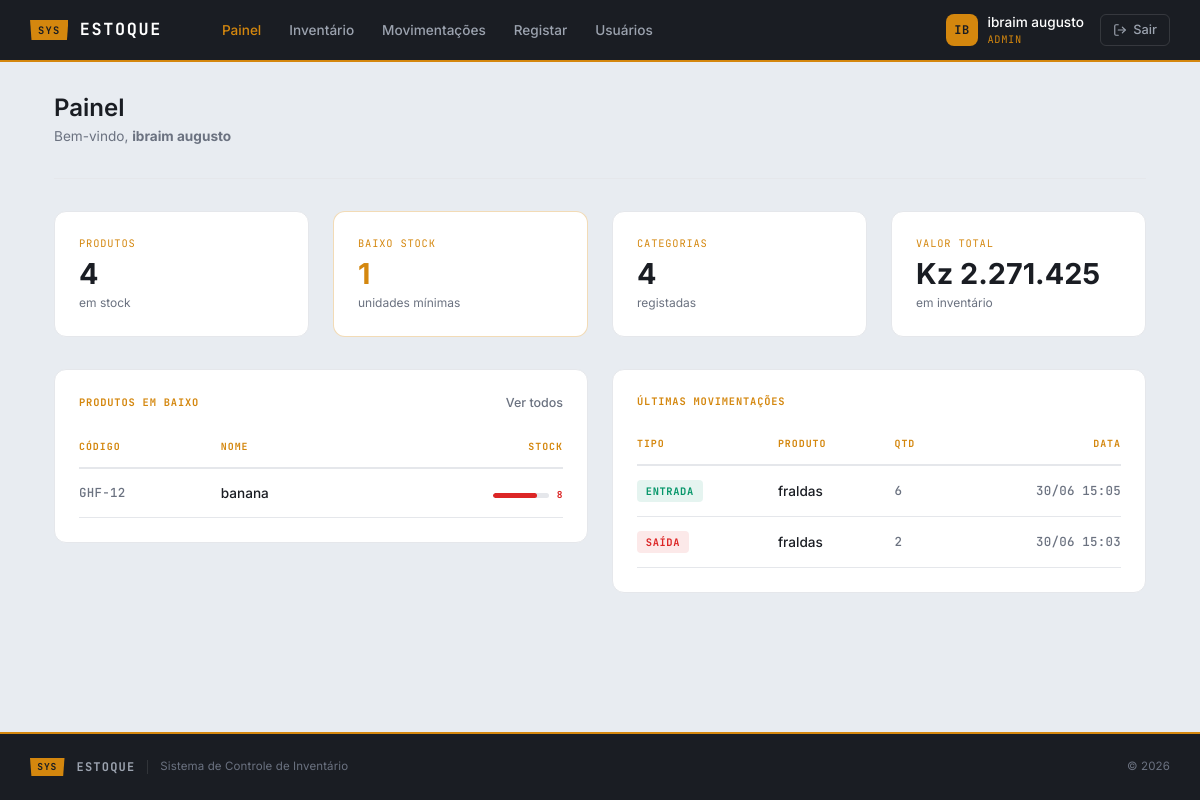
The app's page /pages/dashboard.php (signed in) with its own data.
### tables this page shows
CREATE TABLE `produtos` (
  `id` int(11) NOT NULL,
  `codigo` varchar(20) NOT NULL,
  `nome` varchar(100) NOT NULL,
  `categoria` varchar(100) DEFAULT NULL,
  `preco` decimal(10,2) DEFAULT NULL,
  `quantidade` int(11) DEFAULT 0,
  `categoria_id` int(11) DEFAULT NULL
);

CREATE TABLE `movimentacoes` (
  `id` int(10) UNSIGNED NOT NULL,
  `produto_id` int(11) NOT NULL,
  `usuario_id` int(11) NOT NULL,
  `tipo` enum('entrada','saida') NOT NULL,
  `quantidade` int(11) NOT NULL,
  `descricao` varchar(255) DEFAULT NULL,
  `data_movimento` datetime DEFAULT current_timestamp()
);

### model/Produto.php (called while the page is built, shortened)
<?php
class Produto {
    private $conn;
    public function __construct($conn) {
        $this->conn = $conn;
    }
    public function contarProdutos()
    {
        $sql = "SELECT COUNT(*) AS total FROM produtos";
        $query = $this->conn->prepare($sql);
        $query->execute();
        $result = $query->get_result();
        $row = $result->fetch_assoc();
        return (int)$row['total'];
    }
    public function contarBaixoStock($limite = 10)
    {
        $sql = "SELECT COUNT(*) AS total FROM produtos WHERE quantidade < ?";
        $query = $this->conn->prepare($sql);
        $query->bind_param("i", $limite);
        $query->execute();
        $result = $query->get_result();
        $row = $result->fetch_assoc();
        return (int)$row['total'];
    }
    public function contarCategorias()
    {
        $sql = "SELECT COUNT(*) AS total FROM categorias";
        $query = $this->conn->prepare($sql);
        $query->execute();
        $result = $query->get_result();
        $row = $result->fetch_assoc();
        return (int)$row['total'];
    }
    public function calcularValorTotal()
    {
        $sql = "SELECT COALESCE(SUM(preco * quantidade), 0) AS total FROM produtos";
        $query = $this->conn->prepare($sql);
        $query->execute();
        $result = $query->get_result();
        $row = $result->fetch_assoc();
        return (float)$row['total'];
    }
    public function listarBaixoStock($limite = 10)
    {
        $sql = "SELECT p.*, c.nome AS categoria FROM produtos p LEFT JOIN categorias c ON p.categoria_id = c.id WHERE p.quantidade < ? ORDER BY p.quantidade ASC LIMIT 10";
        $query = $this->conn->prepare($sql);
        $query->bind_param("i", $limite);
        $query->execute();
        $result = $query->get_result();
        return $result->fetch_all(MYSQLI_ASSOC);
    }
}

### model/Movimentacao.php (called while the page is built, shortened)
<?php
class Movimentacao
{
    private $conn;
    public function __construct($conn)
    {
        $this->conn = $conn;
    }
    public function listarUltimasMovimentacoes(int $limite = 8): array
    {
        $sql = "SELECT m.*, p.nome AS produto_nome, u.nome AS usuario_nome FROM movimentacoes m LEFT JOIN produtos p ON m.produto_id = p.id LEFT JOIN usuarios u ON m.usuario_id = u.id ORDER BY m.data_movimento DESC LIMIT ?";
        $query = $this->conn->prepare($sql);
        $query->bind_param('i', $limite);
        $query->execute();
        $result = $query->get_result();
        return $result->fetch_all(MYSQLI_ASSOC);
    }
}

### pages/dashboard.php (the view, shortened to what this page needs)
<?php
require_once __DIR__ . "/../config/Database.php";
require_once __DIR__ . "/../model/Produto.php";
require_once __DIR__ . "/../model/Movimentacao.php";
$db = new Database();
$conn = $db->conectar();
$produto = new Produto($conn);
$movimentacao = new Movimentacao($conn);
$totalProdutos = $produto->contarProdutos();
$baixoStock = $produto->contarBaixoStock(10);
$totalCategorias = $produto->contarCategorias();
$valorTotal = $produto->calcularValorTotal();
$produtosBaixoStock = $produto->listarBaixoStock(10);
$ultimasMovimentacoes = $movimentacao->listarUltimasMovimentacoes(8);
require_once "layouts/header.php";
?>
<div class="app-body">
    <div class="app-container">
        <div class="page-header">
            <h1>Painel</h1>
            <p>Bem-vindo, <strong><?= htmlspecialchars($_SESSION['nome']) ?></strong></p>
        </div>
        <div class="row g-4">
            <div class="col-12 col-md-6 col-lg-3">
                <a href="/pages/ListarProdutos.php" class="card-app card-kpi">
                    <div class="card-kpi-tag">PRODUTOS</div>
                    <div class="card-kpi-value"><?= $totalProdutos ?></div>
                    <div class="card-kpi-label">em stock</div>
                </a>
            </div>
            <div class="col-12 col-md-6 col-lg-3">
                <a href="#baixo-stock" class="card-app card-kpi <?= $baixoStock > 0 ? 'card-kpi-warn' : '' ?>">
                    <div class="card-kpi-tag">BAIXO STOCK</div>
                    <div class="card-kpi-value"><?= $baixoStock ?></div>
                    <div class="card-kpi-label">unidades mínimas</div>
                </a>
            </div>
            <div class="col-12 col-md-6 col-lg-3">
                <div class="card-app card-kpi">
                    <div class="card-kpi-tag">CATEGORIAS</div>
                    <div class="card-kpi-value"><?= $totalCategorias ?></div>
                    <div class="card-kpi-label">registadas</div>
                </div>
            </div>
            <div class="col-12 col-md-6 col-lg-3">
                <div class="card-app card-kpi">
                    <div class="card-kpi-tag">VALOR TOTAL</div>
                    <div class="card-kpi-value"><?= $valorTotal >= 1000 ? 'Kz ' . number_format($valorTotal, 0, ',', '.') : 'Kz ' . number_format($valorTotal, 2, ',', '.') ?></div>
                    <div class="card-kpi-label">em inventário</div>
                </div>
            </div>
        </div>
        <div class="row g-4" style="margin-top:0.5rem;">
            <div class="col-12 col-lg-6" id="baixo-stock">
                <div class="card-app">
                    <div class="card-section-head">
                        <div class="card-section-tag">Produtos em Baixo</div>
                        <?php if (!empty($produtosBaixoStock)): ?>
                        <a href="/pages/ListarProdutos.php" class="card-section-link">Ver todos</a>
                        <?php endif; ?>
                    </div>
                    <?php if (empty($produtosBaixoStock)): ?>
                    <div class="card-section-empty">
                        <svg viewBox="0 0 24 24"><path d="M22 11.08V12a10 10 0 1 1-5.93-9.14"/><polyline points="22 4 12 14.01 9 11.01"/></svg>
                        <p>Todos os produtos com stock suficiente.</p>
                    </div>
                    <?php else: ?>
                    <div class="list-table-wrap">
                        <table class="list-table">
                            <thead>
                                <tr>
                                    <th>Código</th>
                                    <th>Nome</th>
                                    <th>Stock</th>
                                </tr>
                            </thead>
                            <tbody>
                                <?php foreach ($produtosBaixoStock as $p):
                                    $qty = (int)$p['quantidade'];
                                    if ($qty >= 10) { $stockLevel = 'low'; } else { $stockLevel = 'critical'; }
                                ?>
                                <tr>
                                    <td class="cell-code"><?= htmlspecialchars($p['codigo']) ?></td>
                                    <td class="cell-name"><?= htmlspecialchars($p['nome']) ?></td>
                                    <td>
                                        <div class="stock-wrap">
                                            <div class="stock-bar">
                                                <div class="stock-bar-fill <?= $stockLevel ?>" style="width:<?= min(($qty / 10) * 100, 100) ?>%"></div>
                                            </div>
                                            <span class="stock-label <?= $stockLevel ?>"><?= $qty ?></span>
                                        </div>
                                    </td>
                                </tr>
                                <?php endforeach; ?>
                            </tbody>
                        </table>
                    </div>
                    <?php endif; ?>
                </div>
            </div>
            <div class="col-12 col-lg-6">
                <div class="card-app">
                    <div class="card-section-head">
                        <div class="card-section-tag">Últimas Movimentações</div>
                    </div>
                    <?php if (empty($ultimasMovimentacoes)): ?>
                    <div class="card-section-empty">
                        <svg viewBox="0 0 24 24"><polyline points="22 12 18 12 15 21 9 3 6 12 2 12"/></svg>
                        <p>Nenhuma movimentação registada.</p>
                    </div>
                    <?php else: ?>
                    <div class="list-table-wrap">
                        <table class="list-table">
                            <thead>
                                <tr>
                                    <th>Tipo</th>
                                    <th>Produto</th>
                                    <th>Qtd</th>
                                    <th>Data</th>
                                </tr>
                            </thead>
                            <tbody>
                                <?php foreach ($ultimasMovimentacoes as $m): ?>
                                <tr>
                                    <td>
                                        <span class="mov-badge mov-<?= $m['tipo'] ?>"><?= $m['tipo'] === 'entrada' ? 'Entrada' : 'Saída' ?></span>
                                    </td>
                                    <td class="cell-name"><?= htmlspecialchars($m['produto_nome'] ?? '—') ?></td>
                                    <td class="cell-code"><?= (int)$m['quantidade'] ?></td>
                                    <td class="cell-code"><?= date('d/m H:i', strtotime($m['data_movimento'])) ?></td>
                                </tr>
                                <?php endforeach; ?>
                            </tbody>
                        </table>
                    </div>
                    <?php endif; ?>
                </div>
            </div>
        </div>
    </div>
</div>
<?php require_once "layouts/footer.php"; ?>

### public/css/app.css (style rules this page uses)
:root { --c-deep: #1A1D23; --c-deep-mid: #252830; --c-paper: #E8ECF1; --c-amber: #D4870E; --c-amber-light: #F5B942; --c-white: #FFFFFF; --c-muted: #6B7280; --c-muted-light: #9CA3AF; --c-border: #D1D5DB; --c-border-light: #E5E7EB; --c-input-bg: #F3F4F6; --c-error: #DC2626; --c-success: #059669; --font-body: 'Inter', system-ui, sans-serif; --font-tag: 'JetBrains Mono', monospace; }
*, *::before, *::after { margin: 0; padding: 0; box-sizing: border-box; }
body { font-family: var(--font-body); background: var(--c-paper); color: var(--c-deep); min-height: 100vh; display: flex; flex-direction: column; }
.app-body { flex: 1; padding: 2rem 0; }
.app-container { max-width: 1140px; margin: 0 auto; padding: 0 1.5rem; width: 100%; }
.page-header { margin-bottom: 2rem; padding-bottom: 1rem; border-bottom: 1px solid var(--c-border-light); }
.page-header h1 { font-size: 1.5rem; font-weight: 600; color: var(--c-deep); margin-bottom: 0.2rem; }
.page-header p { font-size: 0.85rem; color: var(--c-muted); }
.card-app { background: var(--c-white); border: 1px solid var(--c-border-light); border-radius: 12px; padding: 1.5rem; }
.list-table-wrap { overflow-x: auto; }
.list-table { width: 100%; border-collapse: separate; border-spacing: 0; font-size: 0.85rem; }
.list-table thead th { font-family: var(--font-tag); font-size: 0.62rem; font-weight: 700; letter-spacing: 0.1em; text-transform: uppercase; color: var(--c-amber); padding: 0.75rem 0.5rem; border-bottom: 2px solid var(--c-border-light); text-align: left; white-space: nowrap; }
.list-table thead th:first-child { padding-left: 0; }
.list-table thead th:last-child { padding-right: 0; text-align: right; }
.list-table tbody tr { transition: background 0.12s; }
.list-table tbody td { padding: 0.85rem 0.5rem; border-bottom: 1px solid var(--c-border-light); vertical-align: middle; }
.list-table tbody td:first-child { padding-left: 0; }
.list-table tbody td:last-child { padding-right: 0; text-align: right; }
.cell-code { font-family: var(--font-tag); font-size: 0.78rem; font-weight: 500; color: var(--c-muted); letter-spacing: 0.02em; }
.cell-name { font-weight: 500; color: var(--c-deep); }
.stock-wrap { display: inline-flex; align-items: center; gap: 0.5rem; }
.stock-bar { width: 56px; height: 5px; background: var(--c-border-light); border-radius: 3px; overflow: hidden; flex-shrink: 0; }
.stock-bar-fill { height: 100%; border-radius: 3px; transition: width 0.3s; }
.stock-bar-fill.critical { background: var(--c-error); }
.stock-label { font-family: var(--font-tag); font-size: 0.6rem; font-weight: 700; letter-spacing: 0.06em; text-transform: uppercase; white-space: nowrap; }
.stock-label.critical { color: var(--c-error); }
.card-kpi { text-decoration: none; display: block; transition: box-shadow 0.2s, border-color 0.2s; }
.card-kpi-tag { font-family: var(--font-tag); font-size: 0.65rem; letter-spacing: 0.08em; color: var(--c-amber); margin-bottom: 0.5rem; }
.card-kpi-value { font-size: 1.8rem; font-weight: 700; color: var(--c-deep); line-height: 1; }
.card-kpi-label { font-size: 0.75rem; color: var(--c-muted); margin-top: 0.3rem; }
.card-kpi-warn { border-color: rgba(212, 135, 14, 0.3); }
.card-kpi-warn .card-kpi-value { color: var(--c-amber); }
.card-section-head { display: flex; align-items: center; justify-content: space-between; margin-bottom: 1rem; }
.card-section-tag { font-family: var(--font-tag); font-size: 0.65rem; font-weight: 700; letter-spacing: 0.08em; text-transform: uppercase; color: var(--c-amber); }
.card-section-link { font-size: 0.78rem; font-weight: 500; color: var(--c-muted); text-decoration: none; transition: color 0.15s; }
.mov-badge { font-family: var(--font-tag); font-size: 0.65rem; font-weight: 700; letter-spacing: 0.06em; text-transform: uppercase; padding: 0.2rem 0.55rem; border-radius: 4px; display: inline-block; }
.mov-badge.mov-entrada { background: rgba(5, 150, 105, 0.1); color: var(--c-success); }
.mov-badge.mov-saida { background: rgba(220, 38, 38, 0.1); color: var(--c-error); }

### records on screen
produtos: codigo "GHF-12", nome "banana", quantidade "8"
movimentacoes: tipo "ENTRADA", produto.nome "fraldas", quantidade "6", data_movimento "30/06 15:05"
movimentacoes: tipo "SAÍDA", produto.nome "fraldas", quantidade "2", data_movimento "30/06 15:03"

### other values on screen
substr($_SESSION['nome'] ?? 'U', 0, 2) "IB"
$_SESSION['nome'] "ibraim augusto"
$_SESSION['role'] "ADMIN"
$totalProdutos "4"
$baixoStock "1"
$totalCategorias "4"
$valorTotal "2.271.425"
